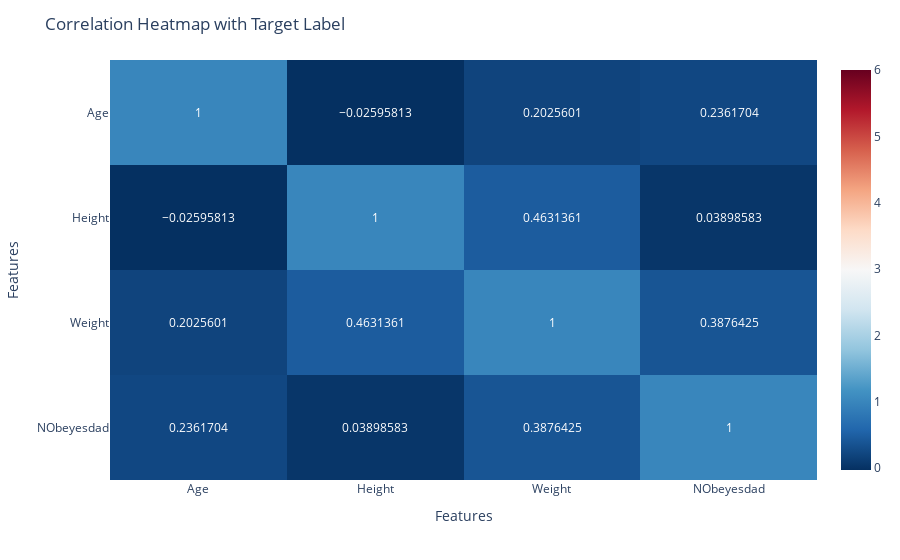

The cell this chart's notebook holds for it:
### Code cell
import pandas as pd
import plotly.express as px

# Selecting columns including the numeric target label
selected_columns = ['Age', 'Height', 'Weight', 'NObeyesdad']
df_selected = df[selected_columns]

# Calculating the correlation matrix
correlation_matrix = df_selected.corr()

# Creating the heatmap
fig = px.imshow(correlation_matrix, 
                text_auto=True,  # Display correlation values on the heatmap
                aspect="auto",  # Adjust aspect ratio
                zmax=6,
                color_continuous_scale='RdBu_r')  # Color scale for visualization

# Updating layout for better readability
fig.update_layout(
    title='Correlation Heatmap with Target Label',
    xaxis_title='Features',
    yaxis_title='Features',
    xaxis = dict(tickmode = 'array', tickvals = list(range(len(df_selected.columns))), ticktext = df_selected.columns),
    yaxis = dict(tickmode = 'array', tickvals = list(range(len(df_selected.columns))), ticktext = df_selected.columns)
)

fig.show()

### Figure 1 — Plotly figure (JSON) as saved in the notebook; plotly's stock layout.template omitted (floating-point values rounded to 4 significant figures)
{"data": [{"coloraxis": "coloraxis", "hovertemplate": "x: %{x}<br>y: %{y}<br>color: %{z}<extra></extra>", "name": "0", "texttemplate": "%{z}", "type": "heatmap", "x": ["Age", "Height", "Weight", "NObeyesdad"], "xaxis": "x", "y": ["Age", "Height", "Weight", "NObeyesdad"], "yaxis": "y", "z": [[1, -0.02596, 0.2026, 0.2362], [-0.02596, 1, 0.4631, 0.03899], [0.2026, 0.4631, 1, 0.3876], [0.2362, 0.03899, 0.3876, 1]]}], "layout": {"autosize": true, "coloraxis": {"cmax": 6, "cmin": -0.02596, "colorscale": [[0, "rgb(5,48,97)"], [0.1, "rgb(33,102,172)"], [0.2, "rgb(67,147,195)"], [0.3, "rgb(146,197,222)"], [0.4, "rgb(209,229,240)"], [0.5, "rgb(247,247,247)"], [0.6, "rgb(253,219,199)"], [0.7, "rgb(244,165,130)"], [0.8, "rgb(214,96,77)"], [0.9, "rgb(178,24,43)"], [1, "rgb(103,0,31)"]]}, "margin": {"t": 60}, "title": {"text": "Correlation Heatmap with Target Label"}, "xaxis": {"anchor": "y", "autorange": true, "domain": [0, 1], "range": [-0.5, 3.5], "tickmode": "array", "ticktext": ["Age", "Height", "Weight", "NObeyesdad"], "tickvals": [0, 1, 2, 3], "title": {"text": "Features"}, "type": "category"}, "yaxis": {"anchor": "x", "autorange": true, "domain": [0, 1], "range": [3.5, -0.5], "tickmode": "array", "ticktext": ["Age", "Height", "Weight", "NObeyesdad"], "tickvals": [0, 1, 2, 3], "title": {"text": "Features"}, "type": "category"}}}
